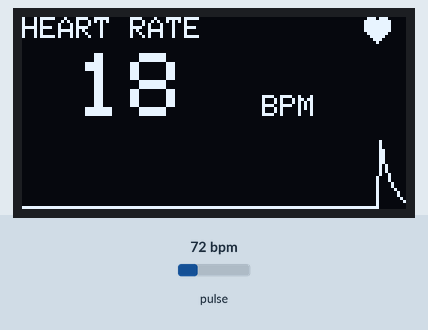
Recording of a sketch running on a simulated Arduino Uno, built with avr-gcc and run on an emulated ATmega328P. Parts: 128×64 one-colour display. Inputs (shaded band) come from the test bench; at power-on: pulse 72 bpm. What the sketch prints to the serial monitor is not drawn.

Above: at 1.25 s.
1.3 s: pulse set to 42 bpm
At 1.39 s:
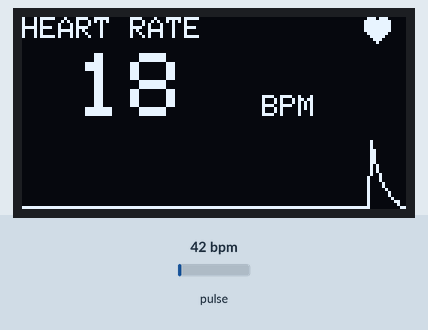
2.9 s: pulse set to 70 bpm
At 2.97 s:
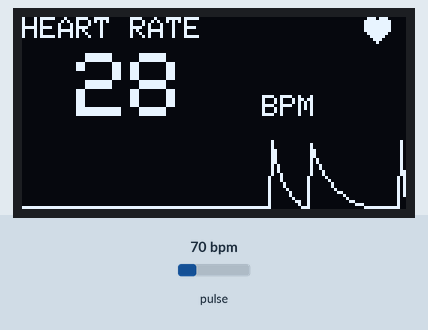
4.4 s: pulse set to 100 bpm
At 4.45 s:
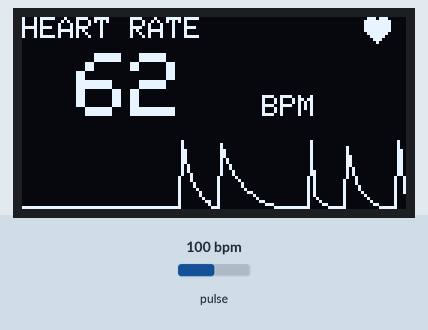

The sketch:

heart_rate_monitor.ino
```cpp
/*
 * Heart Rate Monitor (OLED)
 * Board : Arduino Uno / Nano / ESP32
 * Sensor: MAX30102 / MAX30105 (I2C 0x57)
 * Screen: SSD1306 128x64 OLED (I2C 0x3C)
 *
 * Libraries (Library Manager):
 *   - SparkFun MAX3010x Pulse and Proximity Sensor Library
 *   - Adafruit SSD1306
 *   - Adafruit GFX Library
 */
#include <Wire.h>
#include <Adafruit_GFX.h>
#include <Adafruit_SSD1306.h>
#include "MAX30105.h"
#include "heartRate.h"

#define SCREEN_W 128
#define SCREEN_H 64
#define OLED_ADDR 0x3C
#define FINGER_THRESHOLD 50000L   // IR value below this = no finger
#define AVG_SIZE 4

Adafruit_SSD1306 display(SCREEN_W, SCREEN_H, &Wire, -1);
MAX30105 sensor;

byte rates[AVG_SIZE];
byte rateSpot = 0;
long lastBeat = 0;
float beatsPerMinute = 0;
int beatAvg = 0;
unsigned long beatFlashUntil = 0;

uint8_t wave[SCREEN_W];          // scrolling pulse waveform
long irMin = 0, irMax = 0;

void drawHeart(int x, int y, bool big) {
  if (big) {
    display.fillCircle(x + 3, y + 3, 3, SSD1306_WHITE);
    display.fillCircle(x + 9, y + 3, 3, SSD1306_WHITE);
    display.fillTriangle(x, y + 5, x + 12, y + 5, x + 6, y + 12, SSD1306_WHITE);
  } else {
    display.fillCircle(x + 2, y + 2, 2, SSD1306_WHITE);
    display.fillCircle(x + 6, y + 2, 2, SSD1306_WHITE);
    display.fillTriangle(x, y + 3, x + 8, y + 3, x + 4, y + 8, SSD1306_WHITE);
  }
}

void render(long ir, bool finger) {
  display.clearDisplay();
  display.setTextColor(SSD1306_WHITE);
  display.setTextSize(1);
  display.setCursor(0, 0);
  display.print(F("HEART RATE"));
  drawHeart(114, 0, millis() < beatFlashUntil);

  if (!finger) {
    display.setCursor(22, 22);
    display.print(F("PLACE FINGER"));
  } else if (beatAvg == 0) {
    display.setTextSize(2);
    display.setCursor(40, 16);
    display.print(F("--"));
  } else {
    display.setTextSize(3);
    display.setCursor(0, 12);
    if (beatAvg < 100) display.print(' ');
    display.print(beatAvg);
    display.setTextSize(1);
    display.setCursor(80, 26);
    display.print(F("BPM"));
  }

  // waveform strip (rows 40..63)
  for (int x = 0; x < SCREEN_W - 1; x++) {
    display.drawLine(x, 63 - wave[x], x + 1, 63 - wave[x + 1], SSD1306_WHITE);
  }
  display.display();
}

void setup() {
  Serial.begin(115200);
  if (!display.begin(SSD1306_SWITCHCAPVCC, OLED_ADDR)) {
    Serial.println(F("SSD1306 not found"));
    for (;;) ;
  }
  if (!sensor.begin(Wire, I2C_SPEED_FAST)) {
    Serial.println(F("MAX30102 not found"));
    for (;;) ;
  }
  sensor.setup(0x1F, 4, 2, 400, 411, 4096); // brightness, avg, mode(red+IR), rate, pulse width, range
  display.clearDisplay();
  display.display();
}

void loop() {
  long ir = sensor.getIR();
  bool finger = ir > FINGER_THRESHOLD;

  if (finger && checkForBeat(ir)) {
    long delta = millis() - lastBeat;
    lastBeat = millis();
    beatsPerMinute = 60 / (delta / 1000.0);
    if (beatsPerMinute > 30 && beatsPerMinute < 220) {
      rates[rateSpot++ % AVG_SIZE] = (byte)beatsPerMinute;
      long sum = 0;
      for (byte i = 0; i < AVG_SIZE; i++) sum += rates[i];
      beatAvg = sum / AVG_SIZE;
      beatFlashUntil = millis() + 120;
      Serial.print(F("BPM="));
      Serial.println(beatAvg);
    }
  }
  if (!finger) {
    beatAvg = 0;
    memset(rates, 0, sizeof(rates));
  }

  // update waveform (scaled to 0..22 px)
  irMin = min(irMin == 0 ? ir : irMin, ir) + 1;
  irMax = max(irMax, ir) - 1;
  for (int i = 0; i < SCREEN_W - 1; i++) wave[i] = wave[i + 1];
  wave[SCREEN_W - 1] = finger && irMax > irMin
      ? constrain(map(ir, irMin, irMax, 0, 22), 0, 22) : 0;

  render(ir, finger);
}
```
